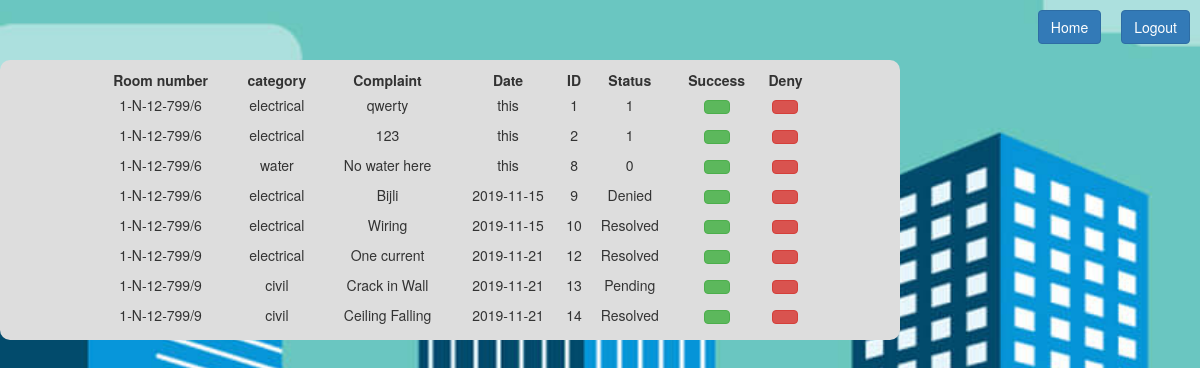
The page /secretaryViewComplaint on the database its author committed.
### tables this page shows
CREATE TABLE "complaint" (
	"user_id"	TEXT,
	"category"	TEXT,
	"content"	TEXT,
	"date"	TEXT,
	"id"	INTEGER PRIMARY KEY AUTOINCREMENT,
	"status"	TEXT DEFAULT 'Pending'
);

### script.py (the view)
@app.route('/secretaryViewComplaint')
def secretaryViewComplaint():
	conn = sqlite3.connect('data/data.db')
	cursor = conn.cursor()
	cursor.execute("Select * from complaint")
	rows = cursor.fetchall();
	return render_template('secretaryViewComplaint.html', rows=rows)

### script.py (called while the page is built)
@app.before_request
def before_request():
	g.user = None
	if 'user' in session:
		g.user = session['user']

### templates/secretaryViewComplaint.html (shortened to what this page needs)
<!DOCTYPE html>
<html>
<head>
	<link rel="stylesheet" type="text/css" href="{{ url_for('static', filename='bootstrap.css') }}">
	<link rel="stylesheet" type="text/css" href="{{ url_for('static', filename='myStyles.css') }}">
	<link rel="stylesheet" href="https://maxcdn.bootstrapcdn.com/bootstrap/3.4.0/css/bootstrap.min.css">
</head>
<body class="bgSet">
	<a href="/logout" style="float: right; margin: 10px"><button class="btn btn-primary">Logout</button></a>
	<a href="/welcomeH" style="float: right; margin: 10px"><button class="btn btn-primary">Home</button></a>
	<br>
  <br><br>
  <div class="container-fluid" style="text-align:center">
		<div class="row">
      <div class="col-md-9">
        <div class="row roundCorner" style="background-color: var(--lightGrey); padding: 10px">
          <div class="col">
						<center>
							<table width="85%" align="center;" style="margin: 0px auto;text-align:center;">
                <tr>
                  <td><strong>Room number</strong></td>
                  <td><strong>category</strong></td>
                  <td><strong>Complaint</strong></td>
                  <td><strong>Date</strong></td>
                  <td><strong>ID</strong></td>
                  <td><strong>Status</strong></td>
									<td><strong>Success</strong></td>
									<td><strong>Deny</strong></td>
                </tr>
                {% for row in rows %}
                <tr height=30>
                  <td>{{row[0]}}</td>
                  <td>{{row[1]}}</td>
                  <td>{{row[2]}}</td>
                  <td>{{row[3]}}</td>
                  <td>{{row[4]}}</td>
                  <td>{{row[5]}}</td>
                  <td><button class="btn btn-success" id={{row[4]}} onclick='javascript: editStatus({{row[4]}})'></button></td>
									<td><button class="btn btn-danger" id={{row[4]}} onclick='javascript: editStatus2({{row[4]}})'></button></td>
                </tr>
                {% endfor %}
              </table>
            </center>
          </div>
        </div>
      </div>
    </div>
  </div>
</body>
</html>

### static/myStyles.css (style rules this page uses)
:root { --lightGrey: #DDDDDD; --maroon: #800000; --deepGreenLight: #00902080; --deepBlueLight: #00008080; --orangeLight: #FFA000A0; --pinkLight: #F4BFBEC0; --redLight: #FF000090; --lightRed: #FF3333; --lightBlue: #ADD8E6F0; --lightGreen: #90EE90F0; }
.bgSet { background-image: url('/static/images/buildings.jpg'); background-repeat: no-repeat; background-size: cover; background-attachment: fixed; }
.roundCorner { border-radius: 10px; }

### rows shown on the page
complaint: user "1-N-12-799/6", category "electrical", content "qwerty", date "this", id "1", status "1"
complaint: user "1-N-12-799/6", category "electrical", content "123", date "this", id "2", status "1"
complaint: user "1-N-12-799/6", category "water", content "No water here", date "this", id "8", status "0"
complaint: user "1-N-12-799/6", category "electrical", content "Bijli", date "2019-11-15", id "9", status "Denied"
complaint: user "1-N-12-799/6", category "electrical", content "Wiring", date "2019-11-15", id "10", status "Resolved"
complaint: user "1-N-12-799/9", category "electrical", content "One current", date "2019-11-21", id "12", status "Resolved"
complaint: user "1-N-12-799/9", category "civil", content "Crack in Wall", date "2019-11-21", id "13", status "Pending"
complaint: user "1-N-12-799/9", category "civil", content "Ceiling Falling", date "2019-11-21", id "14", status "Resolved"
